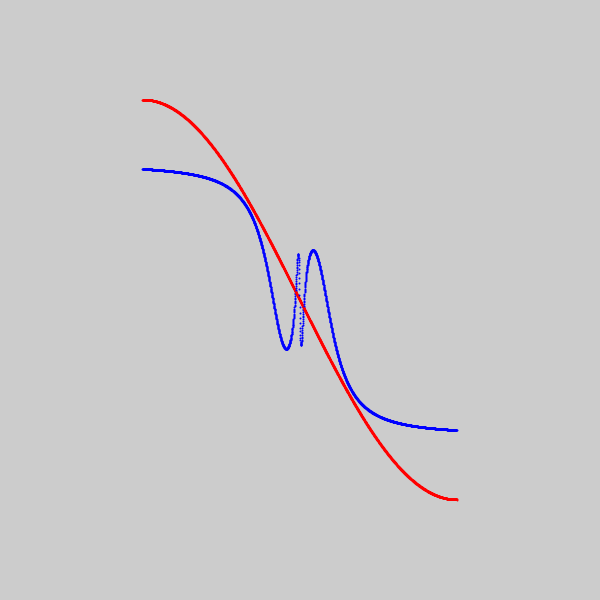
Frame 1 (no input)
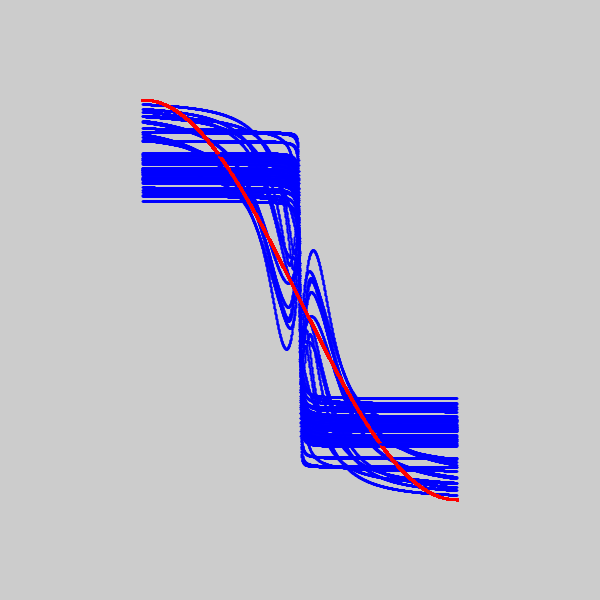
Frame 60 (the mouse pressed at the canvas centre just before this capture)
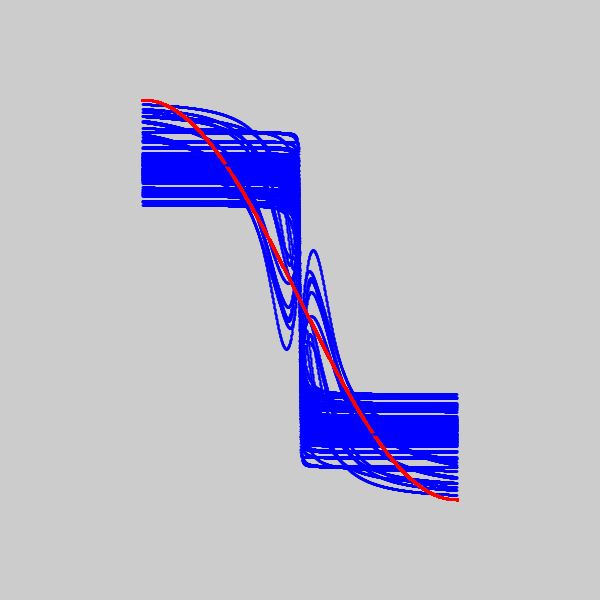
Frame 120 (the mouse held since frame 60 and released just before this capture)

The Processing sketch that drew these frames (run headless with seeded random() and noise(); from frame 60 on, the mouse is pressed at the canvas centre):

// Processing sketch: LazerTrainer
// ── LazerTrainer.pde
player yit,gurg;
ArrayList<laser> lasers = new ArrayList();
Network net;
void setup() {
  size(600,600);
  yit = new player(100,100,color(0,255,0),0);
  gurg = new player(500,500,color(255,0,255),0);
  int[] layers = {1, 20, 30, 30, 20, 1};
  net = new Network(layers);
  
}

void draw() {
    clear();
    for(int i = 0; i < 1000; i++){
      float v = (float)(Math.random()*PI-PI/2);
      float[] t = {v}, out = {(float)Math.sin(v)};
      net.learn(t, out);
    }
    strokeWeight(2);
    for(double d = -PI/2; d < PI/2; d+=.001){
      float[] in = {(float)d};
      float x = (float)d*100+300;
      float y = net.getOut(in)[0]*200 + 300;
      stroke(255, 0, 0);
      point(x, (float)Math.sin(d)*200 + 300);
      stroke(0, 0, 255);
      point(x, y);
    }
    //background(0);
    //gurg.update(GurgAI(yit.copy(),gurg.copy()));
    //for (int i = lasers.size() -1; i >=0; i--) {
    //  lasers.get(i).update();
    //}
    //randomLaser();
}

void randomLaser(){
  float p = random(0, width+height), r = random(0, PI*2);
  lasers.add(new laser((p > width? new PVector(p, width): new PVector(width, p-width)), r));
}

// ── GurgAI.pde
Long prevTime;
float learningRate = .01;
laser[] closeLazers = new laser[15];
controls GurgAI(player enemy, player me) {
  return new controls(0, -0.05, 0, false);
}
float activeFunc(float in){return (float)Math.atan(in);}
class Neuron{ 
  float val, da;
  int ind;   // index in layer
  float[] w;   // weights for previous neurons to this neuron
  Neuron(float[] w, int ind){
    this.w = w;
    this.ind = ind;
  }
  void resetValues(){val = 0; da = 0;}
  void addVal(Neuron n, int ind){val += w[ind]*n.getActVal();}
  void calcNextVal(Neuron[] next, float bias){  // bias is the same for every neuron in a layer (apparenlly its usually 1)    for first neurons, bias will be the input
    val += bias;
    for(int i = 0; i < next.length; i++)
      next[i].addVal(this, ind);
  }
  void addDA(float da){
    this.da += da;
  }
  void back(int layer, float c){
    Neuron[] prev = net.getLayer(layer-1);
    for(int i = 0; i < prev.length; i++){
      float act = prev[i].getActVal();
      float v = da/(1+w[i]*w[i]*act*act);   // g'(z) (da/dz)
      float dw = v*act;   // da/dw
      prev[i].addDA(v*w[i]);  // da(this layer)/da(lower layer)
      w[i] -= c*dw; // linearization
    }
  }
  float getActVal(){return activeFunc(val);}
  float getVal(){return val;}
}
class Network{
  ArrayList<Neuron[]> neurons = new ArrayList<Neuron[]>();
  Network(int[] nPerLayer){
    for(int i = 0; i < nPerLayer.length; i++){
      Neuron[] a = new Neuron[nPerLayer[i]];
      for(int j = 0; j < nPerLayer[i]; j++){
        float[] w;
        if(i == 0) w = new float[0];
        else {
          w = new float[nPerLayer[i-1]];
          for(int k = 0; k < w.length; k++)
            w[k] = random(-1, 1);
        }
        a[j] = new Neuron(w, j);
      }
      neurons.add(a);
    }
  }
  Network(ArrayList<float[][]> weights){    // first weights are for starting neurons, so they are ignored
    for(int i = 0; i < weights.size(); i++){
      float[][] w = weights.get(i);
      Neuron[] n = neurons.get(i);
      neurons.add(new Neuron[w.length]);
      for(int j = 0; j < w.length; j++)
        n[j] = new Neuron(w[j], j);
    }
  }
  float[] getOut(float[] in){
    for(int i = 0; i < neurons.size(); i++)
      for(int j = 0; j < neurons.get(i).length; j++)
        neurons.get(i)[j].resetValues();
    for(int i = 0; i < neurons.size()-1; i++){
      Neuron[] ns = neurons.get(i);
      for(int j = 0; j < ns.length; j++)
        ns[j].calcNextVal(neurons.get(i+1), (i==0? in[j]: 0));
    }
    Neuron[] lastNs = neurons.get(neurons.size()-1);
    float[] out = new float[lastNs.length];
    for(int i = 0; i < out.length; i++)
      out[i] = lastNs[i].getActVal();
    return out;
  }
  // cost = calculated-theoretical
  private void backProbagate(float[] cost, float c){   // for networks with an error, not the lazer trainer. making this one for fun!
    Neuron[] n = neurons.get(neurons.size()-1);
    for(int i = 0; i < cost.length; i++)
      n[i].addDA(cost[i]);
    for(int i = neurons.size()-1; i > 0; i--){
      n = neurons.get(i);
      for(int j = 0; j < n.length; j++)
        n[j].back(i, learningRate); //<>//
    }
  }
  // returns cost value (error)
  float learn(float[] in, float[] theor){
    float e = 0;
    float[] cost = getOut(in);
    for(int i = 0; i < theor.length; i++){
      cost[i] = 2*(cost[i] - theor[i]);
      e += cost[i]*cost[i]/4;
    }
    backProbagate(cost, learningRate);
    return e;
  }
  Neuron[] getLayer(int l){return neurons.get(l);}
}

// ── YitAI.pde
controls YitAI(player enemy, player me) {
  return new controls(.005, 0, atan2(enemy.pos.y-me.pos.y,enemy.pos.x-me.pos.x), true);
}

// ── laser.pde
class laser {
  PVector pos;
  float rot;
  int life = 150;
  laser(PVector pos, float rot) {
    this.pos = new PVector(pos.x,pos.y);
    this.rot = rot;
  }
  
  void update() {
    if (life < 1) {
      lasers.remove(this);
    }
    life--;
    pos = pos.add(new PVector(5,0).rotate(rot));
    pos = new PVector((pos.x+width)%width,(pos.y+height)%height);
    stroke(255,0,0);
    line(pos.x,pos.y,pos.x+10*cos(rot),pos.y+10*sin(rot));
  }
}

// ── player.pde
class player {
  PVector pos, spd;
  float rot;
  color c;
  boolean dead = false;
  player(float x, float y, color c, float r) {
    pos = new PVector(x, y);
    spd = new PVector(0, 0);
    this.c = c;
    rot = r;
  }
  player(float x, float y, color c, float r, boolean dead){
    pos = new PVector(x, y);
    spd = new PVector(0, 0);
    this.c = c;
    rot = r;
    this.dead = dead;
  }
  void update(controls control) {
    if (!dead) {
      pos = pos.add(spd);
      spd = spd.add(new PVector(control.x, control.y));
      //if (spd.mag() > 100) {
      //  dead = true;
      //}
      for (int i = 0; i < lasers.size(); i++) {
        if (pow(lasers.get(i).pos.x-pos.x, 2)+pow(lasers.get(i).pos.y-pos.y, 2)<25) {
          dead=true;
        }
      }
      rot = control.r;
      pos = new PVector((pos.x+width)%width, (pos.y+height)%height);
      show();
      if (control.s) {
        lasers.add(new laser(pos, rot));
      }
    }
  }

  void show() {
    fill(0, 0);
    stroke(c);
    pushMatrix();
    translate(pos.x, pos.y);
    rotate(rot);
    triangle(-5, 5, -5, -5, 10, 0);
    popMatrix();
  }
  
  player copy() {
    return new player(pos.x,pos.y,c,rot,dead);
  }
}

class controls {
  float x, y, r;
  boolean s;
  controls(float x, float y, float r, boolean s) {
    this.x = x;
    this.y = y;
    this.r = r;
    this.s = s;
  }
}
